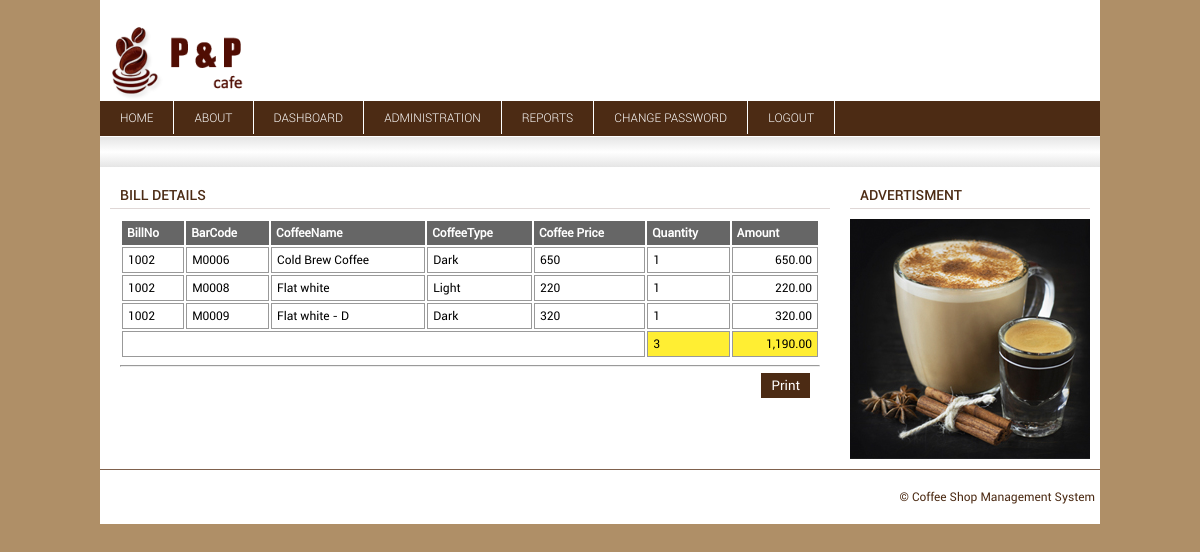
The page /Admin/ViewBill.php?bno=1002 (signed in) on the database its author committed.
### tables this page shows
CREATE TABLE `csms_sale` (
  `sno` int(11) NOT NULL,
  `bno` int(11) NOT NULL,
  `bcode` varchar(10) NOT NULL,
  `cname` varchar(20) NOT NULL,
  `ctype` varchar(30) NOT NULL,
  `cprice` int(11) NOT NULL,
  `cquan` int(11) NOT NULL,
  `tamount` decimal(8,2) NOT NULL
);

### Admin/ViewBill.php (the view, shortened to what this page needs)
<!DOCTYPE html>
<html>
	<head>
		<link rel="stylesheet" href="../Style/style.css" type="text/css" />
	</head>
	<body>
		<?php
		include_once("config.php");
		?>
		<div id="main_wrap">
			<div id="header">
				<div id="header_left"></div>
				<div id="header_right">
					info@csms.com <br/>
				</div>
			</div>
			<?php include_once("menu.php"); ?>
			<div class="sep_div1"></div>
			<div id="divider1">
			</div>
			<div id="main_content">
				 <div id="cont_left">
					<div class="cont_header txt1">BILL DETAILS</div>
					<div id="admin_main">
						<?php
							if(isset($_GET['bno']))
							{
								$bno=$_GET['bno'];
								$rsql=mysqli_query($con,"select * from csms_sale where bno=$bno");
								if(mysqli_num_rows($rsql)==0)
								{
									echo "No Data found";
								}
								else
								{
									$tot_quant=0;
									$tot_amnt=0;
									echo "<table class='reporttab' align='center' width='100%' cellpadding='5px'>";
									echo "<tr bgcolor='#666666' style='color:white'><th>BillNo</th><th>BarCode</th><th>CoffeeName</th><th>CoffeeType</th><th>Coffee Price</th><th>Quantity</th><th>Amount</th></tr>";
									while($rarr=mysqli_fetch_row($rsql))
									{
										$tot_amnt=$tot_amnt+$rarr[7];
										$tot_quant=$tot_quant+$rarr[6];
						?>
							<tr>
								<td><?php echo $rarr[1]; ?></td>
								<td><?php echo $rarr[2]; ?></td>
								<td><?php echo $rarr[3]; ?></td>
								<td><?php echo $rarr[4]; ?></td>
								<td><?php echo $rarr[5]; ?></td>
								<td><?php echo $rarr[6]; ?></td>
								<td align="right"><?php echo $rarr[7]; ?></td>
							</tr>
						<?php
									}
									echo "<tr><td colspan=5></td><td bgcolor='#ffee33'>$tot_quant</td><td bgcolor='#ffee33' align='right'>".number_format($tot_amnt,2)."</td></tr>";
									echo "</table>";
								}
							}
						?>
						<hr/>
						<div align="right"><input type='button' name="btn" class="sub" value="Print" onclick="window.print();"/></div>
					</div>
				 </div>
				 <div id="cont_right">
					<div class="cont_header txt1">ADVERTISMENT</div>
					<div class="space10"></div>
					<div class="adv1"><img src="../Images/coffee3.JPG"/></div>
				 </div>
			</div>
			<div class="sep_div2"></div>
			<div id="footer"> &copy; Coffee Shop Management System</div>
		</div>
	</body>
</html>

### Admin/menu.php (shortened to what this page needs)
<div class="menuu">
			<ul>
				<li class="item"> <a href="index.php">HOME</a></li>
				<li class="item"> <a href="About.php">ABOUT</a></li>
				<li class="item"> <a href="Dashboard.php">DASHBOARD</a></li>
				<li class="item"> <a href="">ADMINISTRATION</a>
				</li>
				<li class="item"> <a href="">REPORTS</a>
				</li>
				<li class="item"> <a href="ChangePassword.php">CHANGE PASSWORD</a></li>
				<li class="item"> <a href="Logout.php">LOGOUT</a></li>
			</ul>
			</div>

### Style/style.css (style rules this page uses)
body { margin:0px;padding:0px;background:#af8f67;font-family:VTHRegular;font-size:12px; }
a { text-decoration:none; }
h1,h2,h3,h4,h5,h6,p,table,ul,ol,li,form { margin:0px;padding:0px; }
.space10 { height:10px;clear:both; }
#main_wrap { overflow:auto;width:1000px;margin:0 auto;background:white; }
#header { padding:20px 0px;height:60px;background:#ffffff; }
#header_left { float:left;height:80px;width:160px; background-image:url(../Images/newlogo.PNG);background-size:100%; background-repeat:no-repeat; background-position:center center; }
#header_right { float:right;text-align:right;color:white;padding:15px 5px;font-family:VTHLight;letter-spacing:1px; }
.sep_div1 { height:1px;background:white; }
.sep_div2 { height:1px;background:#7f614d; }
.item { float:left;padding:10px 20px;background:#4c2b14; }
.item a { color:white;font-size:12px;font-family:VTHLight; }
#divider1 { clear:both;height:30px; background: #e5e5e5; background: -moz-linear-gradient(top, #e5e5e5 0%, #ffffff 50%, #e5e5e5 100%); background: -webkit-linear-gradient(top, #e5e5e5 0%,#ffffff 50%,#e5e5e5 100%); background: linear-gradient(to bottom, #e5e5e5 0%,#ffffff 50%,#e5e5e5 100%); }
#main_content { overflow:auto;padding:10px;width:980px;text-align:justify; }
#cont_left { float:left;overflow:auto;width:720px; }
#cont_right { float:right;overflow:auto;width:240px; }
.cont_header { border-bottom:1px solid #dfd7d6;padding:10px 0px 5px 10px; }
.txt1 { font-size:14px;color:#4c2b14;font-family:VTHMedium; }
.adv1 { height:240px;width:240px; }
#footer { padding:20px 5px;width:990px;text-align:right;color:#4c2b14 }
.sub { cursor:pointer;background:#4c2b14;margin:0px 10px 0px 0px;border:0px;outline:0px;padding:5px 10px;color:white;font-family:VTHRegular; }
.menuu { width:100%;background:#4c2b14;height:35px; }
.menuu ul li { list-style-type:none;position:relative; }
.menuu ul li.item { float:left;padding:10px 20px;background:#4c2b14; }
ul li.item a { color:white;font-size:12px;font-family:VTHLight; }
#admin_main { overflow:auto;padding:10px;text-align:justify; }
.reporttab tr td { border:1px solid #999999; }

### rows shown on the page
csms_sale: bno "1002", bcode "M0006", cname "Cold Brew Coffee", ctype "Dark", cprice "650", cquan "1", tamount "650.00"
csms_sale: bno "1002", bcode "M0008", cname "Flat white", ctype "Light", cprice "220", cquan "1", tamount "220.00"
csms_sale: bno "1002", bcode "M0009", cname "Flat white - D", ctype "Dark", cprice "320", cquan "1", tamount "320.00"

### other values the page prints
$tot_quant "3"
$tot_amnt "1,190.00"
